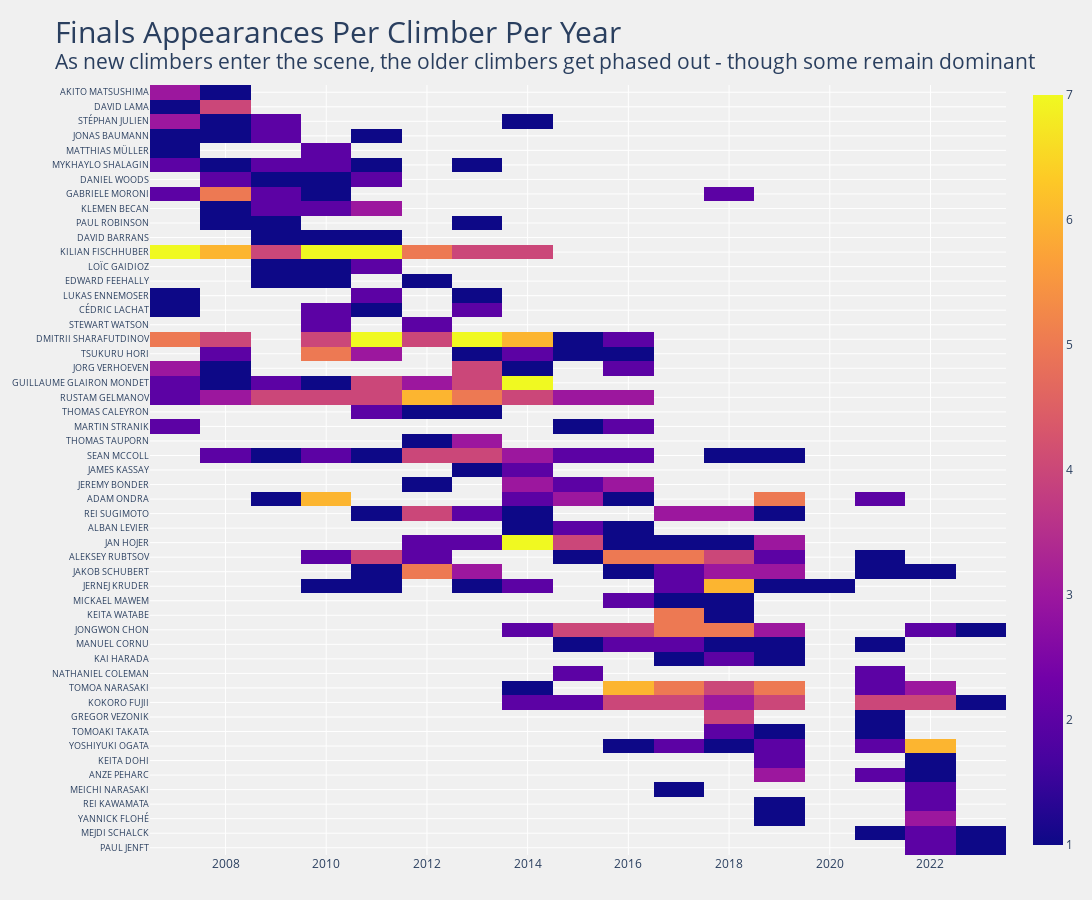

Source (notebook cell):
### Code cell
# Creates NaN-filled dataframe using names and years
dat = pd.DataFrame(np.nan, columns=YEARS, index=names)

# Takes data from final_num series and inserts it into dataframe
# for nameyear, count in final_num.items():
#     dat.loc[nameyear[0], nameyear[1]] = count

for ind, row in final_num2.iterrows():
    dat.loc[row['Name'], row['Year']] = row['Final']
    
# Filters climbers who have been in 3 or more finals
dat = dat[dat.sum(axis=1) >= 3] 

# Sort dat by average year weighted by number of finals
srt = ((dat * dat.columns).mean(1)/dat.mean(1)).argsort()
dat = dat.iloc[srt].astype("Int64")

# Create plotly figure with heatmap
fig2 = go.Figure(data=go.Heatmap(
                    x=dat.columns,
                    y=dat.index,
                    z=dat,
                    name='',
                    hoverongaps=False,
                    hovertemplate="<b>%{y}</b><br>Year: %{x}<br>Finals: %{z}"))

title = ("Finals Appearances Per Climber Per Year<br>"
        "<sup>As new climbers enter the scene, the older climbers get phased out - though some remain dominant")

fig2.update_layout(    
    title=dict(text=title,
               font=dict(size=30)),
    plot_bgcolor='#f0f0f0',
    paper_bgcolor='#f0f0f0',
    height=900,
    width=1200,
    autosize=False,
    margin=dict(l=25, r=25, t=85, b=45),
    yaxis=dict(autorange='reversed',
               tickfont=dict(size=9))
    )

fig2.show(config=config)

### Figure 1 — Plotly figure (JSON) as saved in the notebook; plotly's stock layout.template omitted (floating-point values rounded to 4 significant figures; data arrays with more than 128 entries replaced by an {"elided": "..."} marker saying what was removed)
{"data": [{"hoverongaps": false, "hovertemplate": "<b>%{y}</b><br>Year: %{x}<br>Finals: %{z}", "name": "", "type": "heatmap", "x": [2007, 2008, 2009, 2010, 2011, 2012, 2013, 2014, 2015, 2016, 2017, 2018, 2019, 2020, 2021, 2022, 2023], "y": ["AKITO MATSUSHIMA", "DAVID LAMA", "STÉPHAN JULIEN", "JONAS BAUMANN", "MATTHIAS MÜLLER", "MYKHAYLO SHALAGIN", "DANIEL WOODS", "GABRIELE MORONI", "KLEMEN BECAN", "PAUL ROBINSON", "DAVID BARRANS", "KILIAN FISCHHUBER", "LOÏC GAIDIOZ", "EDWARD FEEHALLY", "LUKAS ENNEMOSER", "CÉDRIC LACHAT", "STEWART WATSON", "DMITRII SHARAFUTDINOV", "TSUKURU HORI", "JORG VERHOEVEN", "GUILLAUME GLAIRON MONDET", "RUSTAM GELMANOV", "THOMAS CALEYRON", "MARTIN STRANIK", "THOMAS TAUPORN", "SEAN MCCOLL", "JAMES KASSAY", "JEREMY BONDER", "ADAM ONDRA", "REI SUGIMOTO", "ALBAN LEVIER", "JAN HOJER", "ALEKSEY RUBTSOV", "JAKOB SCHUBERT", "JERNEJ KRUDER", "MICKAEL MAWEM", "KEITA WATABE", "JONGWON CHON", "MANUEL CORNU", "KAI HARADA", "NATHANIEL COLEMAN", "TOMOA NARASAKI", "KOKORO FUJII", "GREGOR VEZONIK", "TOMOAKI TAKATA", "YOSHIYUKI OGATA", "KEITA DOHI", "ANZE PEHARC", "MEICHI NARASAKI", "REI KAWAMATA", "YANNICK FLOHÉ", "MEJDI SCHALCK", "PAUL JENFT"], "z": {"elided": "53x17 int values"}}], "layout": {"autosize": false, "height": 900, "margin": {"b": 45, "l": 25, "r": 25, "t": 85}, "paper_bgcolor": "#f0f0f0", "plot_bgcolor": "#f0f0f0", "title": {"font": {"size": 30}, "text": "Finals Appearances Per Climber Per Year<br><sup>As new climbers enter the scene, the older climbers get phased out - though some remain dominant"}, "width": 1200, "xaxis": {"autorange": true, "range": [2006.0, 2024.0], "type": "linear"}, "yaxis": {"autorange": true, "range": [52.5, -0.5], "tickfont": {"size": 9}, "type": "category"}}}
